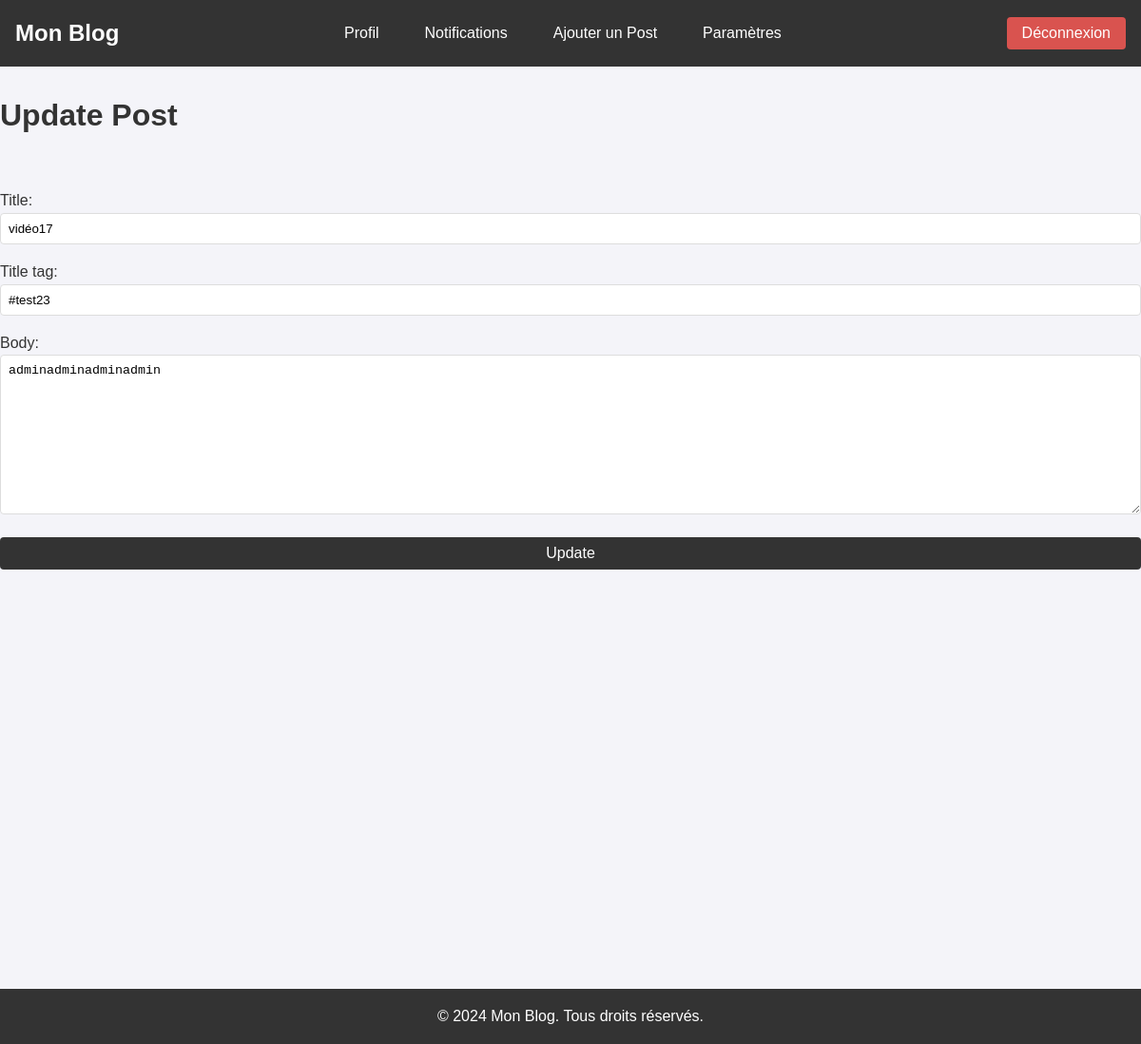
/article/edit/17 (signed in), run on the app's committed database.
### theblog/models.py (models this page shows, shortened)
class Post(models.Model):
    title = models.CharField(max_length=255)
    title_tag = models.CharField(max_length=255, blank=True, null=True)
    body = models.TextField()
    author = models.ForeignKey(User, on_delete=models.CASCADE)
    post_date = models.DateField(auto_now_add=True)
    likes = models.ManyToManyField(User, related_name='liked_posts', blank=True)
    image = models.ImageField(upload_to='post_images/', blank=True, null=True)
    caption = models.TextField(blank=True, null=True)

### theblog/views.py (the view)
# urls.py: path('article/edit/<int:pk>', UpdatePostView.as_view(), name='update_post'),
class UpdatePostView(UpdateView):
    model = Post
    form_class = PostForm
    template_name = 'update_post.html'
    success_url = reverse_lazy('home')

### theblog/forms.py
class PostForm(forms.ModelForm):
    class Meta:
        model = Post
        fields = ['title','author', 'title_tag', 'body']  # Exclure 'author' du formulaire
        widgets = {
            'title': forms.TextInput(attrs={'class': 'form-control', 'placeholder': 'Enter Title'}),
            'title_tag': forms.TextInput(attrs={'class': 'form-control'}),
            'author': forms.TextInput(attrs={'class': 'form-control', 'value': '','id':'admin','type':'hidden'}),
            'body': forms.Textarea(attrs={'class': 'form-control'}),
        }

### theblog/templates/update_post.html (shortened to what this page needs)
{% extends 'base.html' %}
{% block content %}
{% if user.is_authenticated %}
    {% if user.id == post.author.id %}
        <h1>Update Post</h1>
        <br/><br/>
        <div class="form-group">
            <form method="POST">
                {{ form.as_p }}
                <button class="btn btn-secondary">Update</button>
            </form>
        </div>
    {% else %}
        <p>You are not allowed here (and you know it------)</p>
    {% endif %}
{% else %}
    <p>You are not allowed here (and you know it------)</p>
{% endif %}
{% endblock %}

### static/css/style_base.css (style rules this page uses)
* { margin: 0; padding: 0; box-sizing: border-box; }
body { font-family: Arial, sans-serif; background-color: #f4f4f9; color: #333; line-height: 1.6; }
form { display: flex; flex-direction: column; gap: 1rem; }
input[type="text"], input[type="email"], input[type="password"], textarea { width: 100%; padding: 0.5rem; border: 1px solid #ddd; border-radius: 4px; }
button, .btn { background-color: #333; color: #fff; border: none; padding: 0.5rem 1rem; border-radius: 4px; cursor: pointer; transition: background-color 0.3s ease; font-size: 1rem; }

### data on the page
Post: title "vidéo17", title_tag "#test23", body "adminadminadminadmin"
